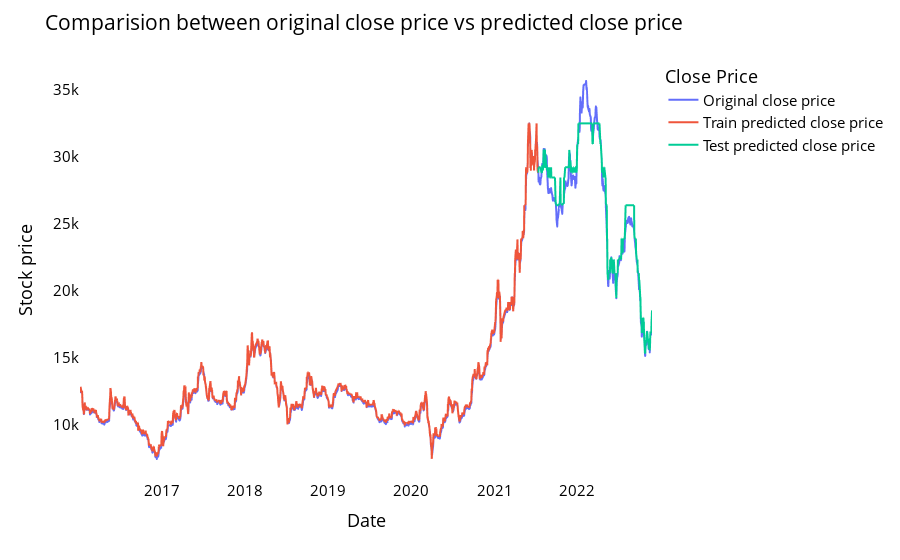

Source (notebook cell):
### Code cell
# shift train predictions for plotting
from itertools import cycle
import plotly.express as px

print(RF_train_predict.shape)
print(RF_test_predict.shape)
print(closedf.shape)
print(len(close_stock))

look_back=time_step
trainPredictPlot = np.empty_like(closedf)
trainPredictPlot[:, :] = np.nan
trainPredictPlot[0:len(RF_train_predict), :] = RF_train_predict

print("Train predicted data: ", trainPredictPlot)

# shift test predictions for plotting
testPredictPlot = np.empty_like(closedf)
testPredictPlot[:, :] = np.nan
testPredictPlot[len(RF_train_predict):len(closedf), :] = RF_test_predict

print("Test predicted data: ", testPredictPlot.shape)

close_stock['Predictions']=testPredictPlot
close_stock['Stock']='STB'
close_stock['Model']='DIY'
close_stock['Method']='MV_Opt'
close_stock.to_csv('./output/STB_DIY_MV_Opt.csv', index=False)

names = cycle(['Original close price','Train predicted close price','Test predicted close price'])


plotdf = pd.DataFrame({'date': close_stock['trunc_time'],
                       'original_close': close_stock['ma_5'],
                      'train_predicted_close': trainPredictPlot.reshape(1,-1)[0].tolist(),
                      'test_predicted_close': testPredictPlot.reshape(1,-1)[0].tolist()})

fig = px.line(plotdf,x=plotdf['date'], y=[plotdf['original_close'],plotdf['train_predicted_close'],
                                          plotdf['test_predicted_close']],
              labels={'value':'Stock price','date': 'Date'})
fig.update_layout(title_text='Comparision between original close price vs predicted close price',
                  plot_bgcolor='white', font_size=15, font_color='black', legend_title_text='Close Price')
fig.for_each_trace(lambda t:  t.update(name = next(names)))

fig.update_xaxes(showgrid=False)
fig.update_yaxes(showgrid=False)
fig.show()

### Figure 1 — Plotly figure (JSON) as saved in the notebook; plotly's stock layout.template omitted (floating-point values rounded to 4 significant figures; data arrays with more than 128 entries replaced by an {"elided": "..."} marker saying what was removed)
{"data": [{"hovertemplate": "variable=original_close<br>Date=%{x}<br>Stock price=%{y}<extra></extra>", "legendgroup": "original_close", "line": {"color": "#636efa", "dash": "solid"}, "marker": {"symbol": "circle"}, "mode": "lines", "name": "Original close price", "showlegend": true, "type": "scattergl", "x": {"elided": "1727 str values"}, "xaxis": "x", "y": {"elided": "1727 float values"}, "yaxis": "y"}, {"hovertemplate": "variable=train_predicted_close<br>Date=%{x}<br>Stock price=%{y}<extra></extra>", "legendgroup": "train_predicted_close", "line": {"color": "#EF553B", "dash": "solid"}, "marker": {"symbol": "circle"}, "mode": "lines", "name": "Train predicted close price", "showlegend": true, "type": "scattergl", "x": {"elided": "1727 str values"}, "xaxis": "x", "y": {"elided": "1727 float values"}, "yaxis": "y"}, {"hovertemplate": "variable=test_predicted_close<br>Date=%{x}<br>Stock price=%{y}<extra></extra>", "legendgroup": "test_predicted_close", "line": {"color": "#00cc96", "dash": "solid"}, "marker": {"symbol": "circle"}, "mode": "lines", "name": "Test predicted close price", "showlegend": true, "type": "scattergl", "x": {"elided": "1727 str values"}, "xaxis": "x", "y": {"elided": "1727 float values"}, "yaxis": "y"}], "layout": {"font": {"color": "black", "size": 15}, "legend": {"title": {"text": "Close Price"}, "tracegroupgap": 0}, "margin": {"t": 60}, "plot_bgcolor": "white", "title": {"text": "Comparision between original close price vs predicted close price"}, "xaxis": {"anchor": "y", "domain": [0, 1], "showgrid": false, "title": {"text": "Date"}}, "yaxis": {"anchor": "x", "domain": [0, 1], "showgrid": false, "title": {"text": "Stock price"}}}}
